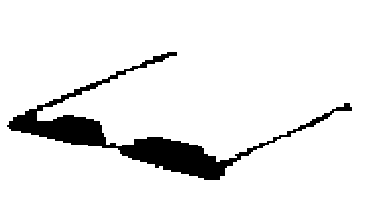
#> input picture scripts/assets/frame-shadow-sketch.png, 382 x 220 px
$ python make-frame-shadow.py
#> lines starting #> are read from the running program, lines starting #| are printed output that depends on the picture; after the words box and inside, x2 and y2 are one past the last pixel; in counts of white or black regions, pixels touching at a corner belong together
"""Generic spectacle ground shadow for the frame dial (FrameWheel.tsx).

Traced from the design sketch (scripts/assets/frame-shadow-sketch.png): the
frame front with its two lens shapes along a slanted line, and two straight,
parallel arms running back to the upper right — the dial's three-quarter
view. The sketch's dark pixels become the shape; it is scaled into a fixed
footprint, edge-smoothed, then blurred, on a transparent background — saved
twice: white (frame-shadow-light.png, for frames on the dark disc) and black
(frame-shadow-dark.png, for the selected frame in the light box). The dial
crossfades between them as a frame moves in or out of the box.

    python scripts/make-frame-shadow.py public/images

Needs Pillow + numpy (both in voice_agent/.venv).
"""
import pathlib
import sys

import numpy as np
from PIL import Image, ImageFilter

out_dir = pathlib.Path(sys.argv[1] if len(sys.argv) > 1 else "public/images")
SKETCH = pathlib.Path(__file__).parent / "assets" / "frame-shadow-sketch.png"

S = 3  # supersample, then downscale for smooth edges
W0, H0 = 800, 380  # canvas; room around the shape so the blur isn't cut off
# Where the shape goes in the canvas (FrameWheel.tsx places the canvas so
# this footprint sits under the frame).
FOOT_X, FOOT_Y, FOOT_W = 66, 64, 667
# (file name, colour, density 0–255: how strong the shadow is)
VERSIONS = [
    ("frame-shadow-light.png", (255, 255, 255), 95),
    ("frame-shadow-dark.png", (0, 0, 0), 95),
]
SOFTNESS = 20  # blur (px at final size)

# 1. The sketch's dark pixels → a crisp mask, cropped to the shape.
sketch = np.array(Image.open(SKETCH).convert("L"))
#> sketch: shape (220, 382); 92.7% white; 1 black region, box (x1, y1, x2, y2) and area: (7, 52, 352, 180) 6102
ys, xs = np.where(sketch < 128)
#> ys = 6102 values from 52 to 179; xs = 6102 values, max 351 at index 719, min 7 at index 1648, mean 137.8
crop = sketch[ys.min() : ys.max() + 1, xs.min() : xs.max() + 1]
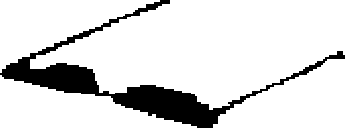
#> crop: shape (128, 345); 86.2% white; 1 black region, box (x1, y1, x2, y2) and area: (0, 0, 345, 128) 6102
mask = Image.fromarray(np.where(crop < 128, 255, 0).astype(np.uint8))

# 2. Scale into the footprint (keeping the sketch's proportions) and smooth
#    the pixel-art edges before re-thresholding.
fw = FOOT_W * S
fh = round(fw * mask.height / mask.width)
#> fh = 742
mask = mask.resize((fw, fh), Image.LANCZOS).filter(ImageFilter.GaussianBlur(2.5 * S))
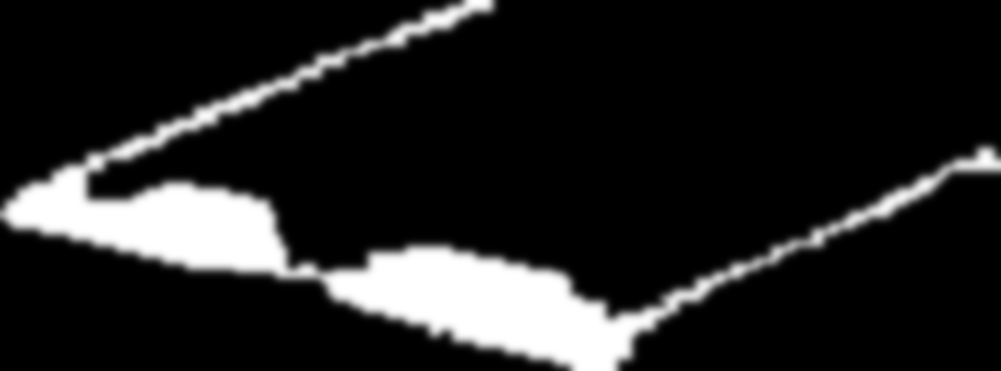
#> mask: PIL image 2001x742 L (shown at 1/2 size); min 0, max 255, mean 35.2
mask = mask.point(lambda v: 255 if v >= 128 else 0)
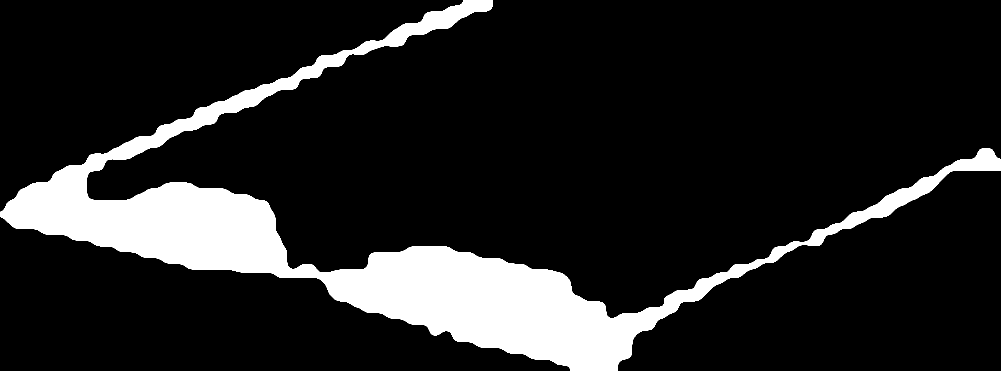
#> mask: PIL image 2001x742 L (shown at 1/2 size); 13.8% white; 1 white region, box (x1, y1, x2, y2) and area: (0, 0, 2001, 742) 204614

# 3. Place, blur, then one file per colour.
alpha = Image.new("L", (W0 * S, H0 * S), 0)
#> alpha: PIL image 2400x1140 L; every value is 0
alpha.paste(mask, (FOOT_X * S, FOOT_Y * S))
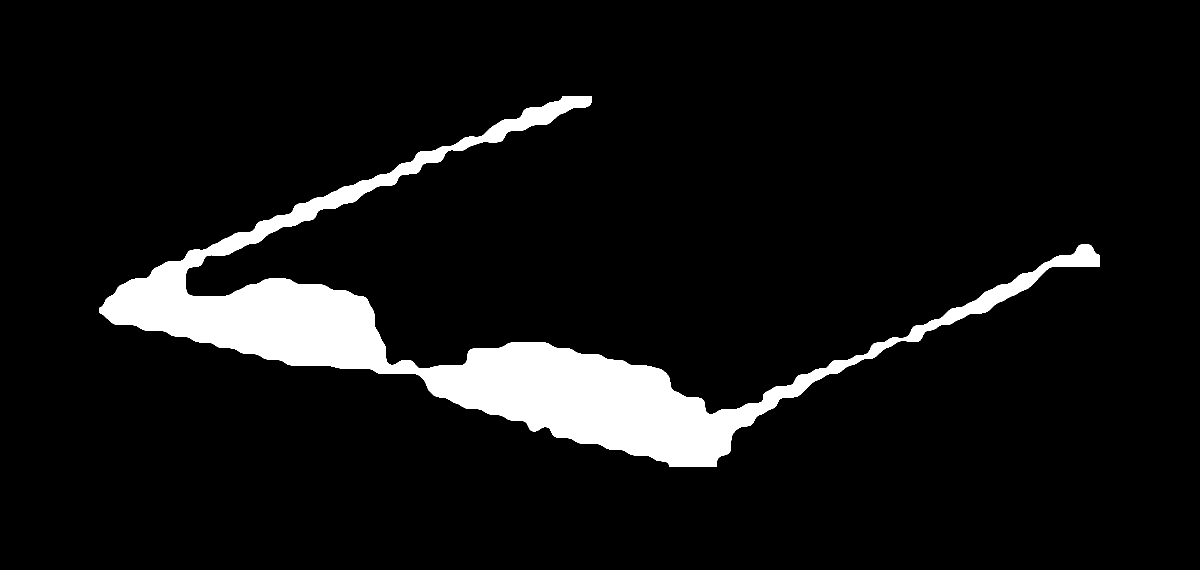
#> alpha: PIL image 2400x1140 L (shown at 1/2 size); 7.5% white; 1 white region, box (x1, y1, x2, y2) and area: (198, 192, 2199, 934) 204614
alpha = alpha.filter(ImageFilter.GaussianBlur(SOFTNESS * S))
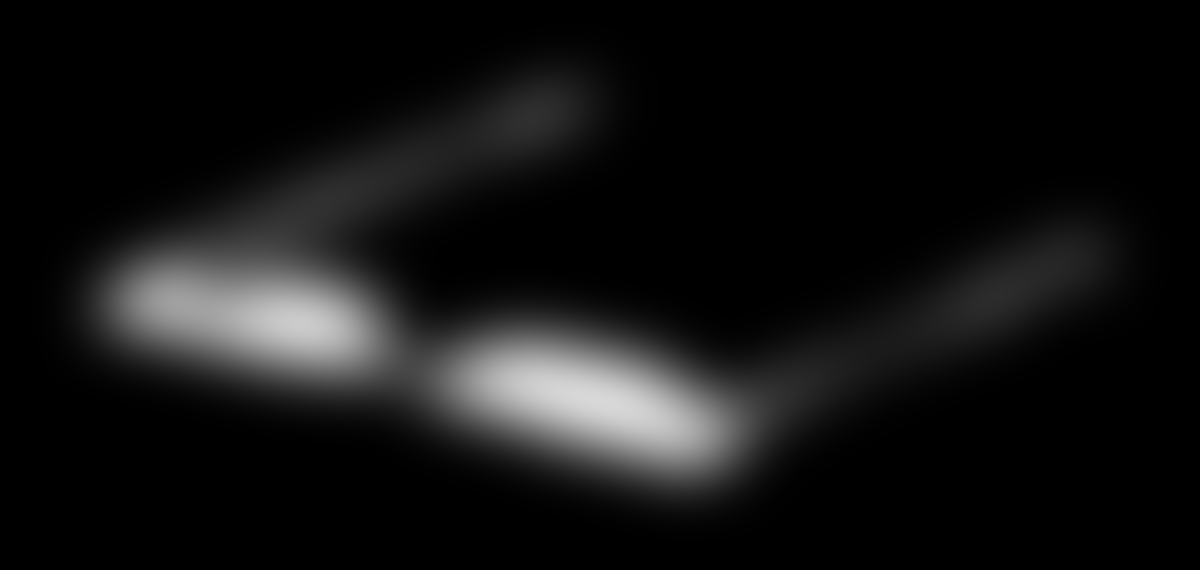
#> alpha: PIL image 2400x1140 L (shown at 1/2 size); min 0, max 216, mean 19.1

for name, colour, density in VERSIONS:
    img = Image.new("RGB", (W0 * S, H0 * S), colour)
    img.putalpha(alpha.point(lambda v: v * density // 255))
    img = img.resize((W0, H0), Image.LANCZOS)
    img.save(out_dir / name, "PNG", optimize=True)
    print("saved", out_dir / name, img.size)
#> this loop made 2 passes
#> pass 2, `img = img.resize((W0, H0), Image.LANCZOS)`:
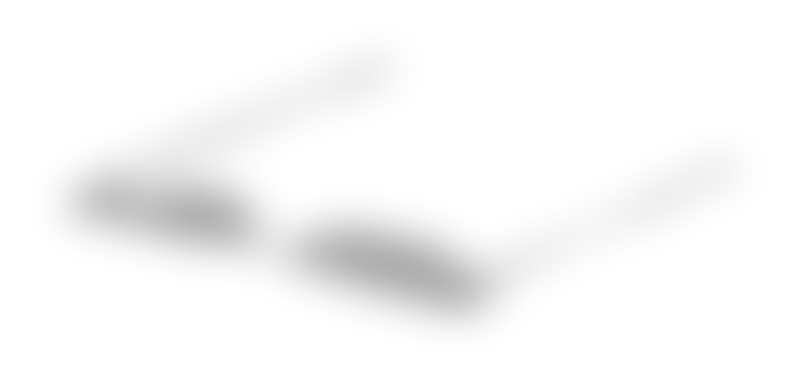
#> img: PIL image 800x380 RGBA; mean R, G, B, A 0, 0, 0, 6.9; transparent parts drawn white
